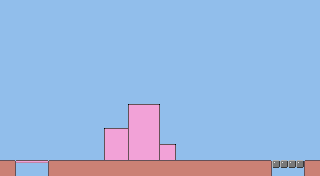

Rendered tile map (Tiled .tmx) drawn with the repository's tilesets; below, a short description and the full map source, tile grids included:
An orthogonal 40x22 tile map with 8x8 px tiles, 2 tile layers (Background, Player), 2 tilesets and 13 objects.

<map version="1.8" tiledversion="1.8.0" orientation="orthogonal" renderorder="right-down" width="40" height="22" tilewidth="8" tileheight="8" infinite="0" nextlayerid="4" nextobjectid="20">
 <tileset firstgid="1" source="../../pastel.tsx" />
 <tileset firstgid="257" source="../../purple.tsx" />
 <layer id="2" name="Background" width="40" height="22">
  <data encoding="csv">
10,10,10,10,10,10,10,10,10,10,10,10,10,10,10,10,10,10,10,10,10,10,10,10,10,10,10,10,10,10,10,10,10,10,10,10,10,10,10,10,
10,10,10,10,10,10,10,10,10,10,10,10,10,10,10,10,10,10,10,10,10,10,10,10,10,10,10,10,10,10,10,10,10,10,10,10,10,10,10,10,
10,10,10,10,10,10,10,10,10,10,10,10,10,10,10,10,10,10,10,10,10,10,10,10,10,10,10,10,10,10,10,10,10,10,10,10,10,10,10,10,
10,10,10,10,10,10,10,10,10,10,10,10,10,10,10,10,10,10,10,10,10,10,10,10,10,10,10,10,10,10,10,10,10,10,10,10,10,10,10,10,
10,10,10,10,10,10,10,10,10,10,10,10,10,10,10,10,10,10,10,10,10,10,10,10,10,10,10,10,10,10,10,10,10,10,10,10,10,10,10,10,
10,10,10,10,10,10,10,10,10,10,10,10,10,10,10,10,10,10,10,10,10,10,10,10,10,10,10,10,10,10,10,10,10,10,10,10,10,10,10,10,
10,10,10,10,10,10,10,10,10,10,10,10,10,10,10,10,10,10,10,10,10,10,10,10,10,10,10,10,10,10,10,10,10,10,10,10,10,10,10,10,
10,10,10,10,10,10,10,10,10,10,10,10,10,10,10,10,10,10,10,10,10,10,10,10,10,10,10,10,10,10,10,10,10,10,10,10,10,10,10,10,
10,10,10,10,10,10,10,10,10,10,10,10,10,10,10,10,10,10,10,10,10,10,10,10,10,10,10,10,10,10,10,10,10,10,10,10,10,10,10,10,
10,10,10,10,10,10,10,10,10,10,10,10,10,10,10,10,10,10,10,10,10,10,10,10,10,10,10,10,10,10,10,10,10,10,10,10,10,10,10,10,
10,10,10,10,10,10,10,10,10,10,10,10,10,10,10,10,10,10,10,10,10,10,10,10,10,10,10,10,10,10,10,10,10,10,10,10,10,10,10,10,
10,10,10,10,10,10,10,10,10,10,10,10,10,10,10,10,10,10,10,10,10,10,10,10,10,10,10,10,10,10,10,10,10,10,10,10,10,10,10,10,
10,10,10,10,10,10,10,10,10,10,10,10,10,10,10,10,10,10,10,10,10,10,10,10,10,10,10,10,10,10,10,10,10,10,10,10,10,10,10,10,
10,10,10,10,10,10,10,10,10,10,10,10,10,10,10,10,73,74,74,75,10,10,10,10,10,10,10,10,10,10,10,10,10,10,10,10,10,10,10,10,
10,10,10,10,10,10,10,10,10,10,10,10,10,10,10,10,89,90,90,91,10,10,10,10,10,10,10,10,10,10,10,10,10,10,10,10,10,10,10,10,
10,10,10,10,10,10,10,10,10,10,10,10,10,10,10,10,89,90,90,91,10,10,10,10,10,10,10,10,10,10,10,10,10,10,10,10,10,10,10,10,
10,10,10,10,10,10,10,10,10,10,10,10,10,73,74,74,89,90,90,91,10,10,10,10,10,10,10,10,10,10,10,10,10,10,10,10,10,10,10,10,
10,10,10,10,10,10,10,10,10,10,10,10,10,89,90,90,89,90,90,91,10,10,10,10,10,10,10,10,10,10,10,10,10,10,10,10,10,10,10,10,
10,10,10,10,10,10,10,10,10,10,10,10,10,89,90,90,89,90,90,91,74,75,10,10,10,10,10,10,10,10,10,10,10,10,10,10,10,10,10,10,
10,10,10,10,10,10,10,10,10,10,10,10,10,89,90,90,89,90,90,91,90,91,10,10,10,10,10,10,10,10,10,10,10,10,10,10,10,10,10,10,
10,10,10,10,10,10,10,10,10,10,10,10,10,10,10,10,10,10,10,10,10,10,10,10,10,10,10,10,10,10,10,10,10,10,10,10,10,10,10,10,
10,10,10,10,10,10,10,10,10,10,10,10,10,10,10,10,10,10,10,10,10,10,10,10,10,10,10,10,10,10,10,10,10,10,10,10,10,10,10,10
</data>
 </layer>
 <layer id="1" name="Player" width="40" height="22">
  <properties>
   <property name="player" type="bool" value="true" />
  </properties>
  <data encoding="csv">
0,0,0,0,0,0,0,0,0,0,0,0,0,0,0,0,0,0,0,0,0,0,0,0,0,0,0,0,0,0,0,0,0,0,0,0,0,0,0,0,
0,0,0,0,0,0,0,0,0,0,0,0,0,0,0,0,0,0,0,0,0,0,0,0,0,0,0,0,0,0,0,0,0,0,0,0,0,0,0,0,
0,0,0,0,0,0,0,0,0,0,0,0,0,0,0,0,0,0,0,0,0,0,0,0,0,0,0,0,0,0,0,0,0,0,0,0,0,0,0,0,
0,0,0,0,0,0,0,0,0,0,0,0,0,0,0,0,0,0,0,0,0,0,0,0,0,0,0,0,0,0,0,0,0,0,0,0,0,0,0,0,
0,0,0,0,0,0,0,0,0,0,0,0,0,0,0,0,0,0,0,0,0,0,0,0,0,0,0,0,0,0,0,0,0,0,0,0,0,0,0,0,
0,0,0,0,0,0,0,0,0,0,0,0,0,0,0,0,0,0,0,0,0,0,0,0,0,0,0,0,0,0,0,0,0,0,0,0,0,0,0,0,
0,0,0,0,0,0,0,0,0,0,0,0,0,0,0,0,0,0,0,0,0,0,0,0,0,0,0,0,0,0,0,0,0,0,0,0,0,0,0,0,
0,0,0,0,0,0,0,0,0,0,0,0,0,0,0,0,0,0,0,0,0,0,0,0,0,0,0,0,0,0,0,0,0,0,0,0,0,0,0,0,
0,0,0,0,0,0,0,0,0,0,0,0,0,0,0,0,0,0,0,0,0,0,0,0,0,0,0,0,0,0,0,0,0,0,0,0,0,0,0,0,
0,0,0,0,0,0,0,0,0,0,0,0,0,0,0,0,0,0,0,0,0,0,0,0,0,0,0,0,0,0,0,0,0,0,0,0,0,0,0,0,
0,0,0,0,0,0,0,0,0,0,0,0,0,0,0,0,0,0,0,0,0,0,0,0,0,0,0,0,0,0,0,0,0,0,0,0,0,0,0,0,
0,0,0,0,0,0,0,0,0,0,0,0,0,0,0,0,0,0,0,0,0,0,0,0,0,0,0,0,0,0,0,0,0,0,0,0,0,0,0,0,
0,0,0,0,0,0,0,0,0,0,0,0,0,0,0,0,0,0,0,0,0,0,0,0,0,0,0,0,0,0,0,0,0,0,0,0,0,0,0,0,
0,0,0,0,0,0,0,0,0,0,0,0,0,0,0,0,0,0,0,0,0,0,0,0,0,0,0,0,0,0,0,0,0,0,0,0,0,0,0,0,
0,0,0,0,0,0,0,0,0,0,0,0,0,0,0,0,0,0,0,0,0,0,0,0,0,0,0,0,0,0,0,0,0,0,0,0,0,0,0,0,
0,0,0,0,0,0,0,0,0,0,0,0,0,0,0,0,0,0,0,0,0,0,0,0,0,0,0,0,0,0,0,0,0,0,0,0,0,0,0,0,
0,0,0,0,0,0,0,0,0,0,0,0,0,0,0,0,0,0,0,0,0,0,0,0,0,0,0,0,0,0,0,0,0,0,0,0,0,0,0,0,
0,0,0,0,0,0,0,0,0,0,0,0,0,0,0,0,0,0,0,0,0,0,0,0,0,0,0,0,0,0,0,0,0,0,0,0,0,0,0,0,
0,0,0,0,0,0,0,0,0,0,0,0,0,0,0,0,0,0,0,0,0,0,0,0,0,0,0,0,0,0,0,0,0,0,0,0,0,0,0,0,
0,0,0,0,0,0,0,0,0,0,0,0,0,0,0,0,0,0,0,0,0,0,0,0,0,0,0,0,0,0,0,0,0,0,0,0,0,0,0,0,
2,3,194,194,194,194,1,2,2,2,2,2,2,2,2,2,2,2,2,2,2,2,2,2,2,2,2,2,2,2,2,2,2,3,510,510,510,510,1,2,
18,19,0,0,0,0,17,18,18,18,18,18,18,18,18,18,18,18,18,18,18,18,18,18,18,18,18,18,18,18,18,18,18,19,0,0,0,0,17,18
</data>
 </layer>
 <objectgroup id="3" name="Objects">
  <object id="6" x="16" y="144">
   <properties>
    <property name="dy" type="int" value="-4" />
    <property name="spawn" type="bool" value="true" />
   </properties>
   <point />
  </object>
  <object id="7" x="272" y="168" width="32" height="8">
   <properties>
    <property name="warp" value="assets/levels/EXPRMNTL/UNDRWRLD.TMX" />
   </properties>
  </object>
  <object id="8" gid="177" x="144" y="96" width="8" height="8" />
  <object id="9" gid="460" x="240" y="160" width="8" height="8" />
  <object id="11" gid="194" x="104" y="136" width="8" height="8" />
  <object id="12" gid="194" x="112" y="136" width="8" height="8" />
  <object id="13" gid="194" x="120" y="136" width="8" height="8" />
  <object id="14" gid="194" x="128" y="112" width="8" height="8" />
  <object id="15" gid="194" x="136" y="112" width="8" height="8" />
  <object id="16" gid="194" x="144" y="112" width="8" height="8" />
  <object id="17" gid="194" x="152" y="112" width="8" height="8" />
  <object id="18" gid="194" x="160" y="152" width="8" height="8" />
  <object id="19" gid="194" x="168" y="152" width="8" height="8" />
 </objectgroup>
</map>
